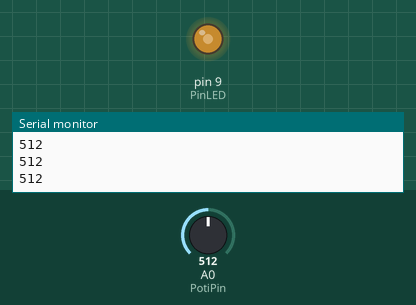
The sketch below on a simulated Arduino Uno, built with avr-gcc and run on an emulated ATmega328P. On the bench: output pins drawn as LEDs (lit = HIGH), the last lines printed to the serial monitor. The test bench sets the inputs (shaded band); at power-on: A0 (PotiPin) = 512.

Above: at 1.2 s.
1.3 s: A0 (PotiPin) set to 716
At 2.5 s:
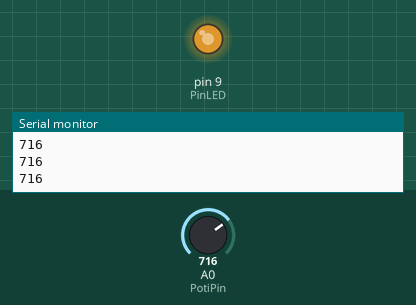
2.8 s: A0 (PotiPin) set to 900
At 4.0 s:
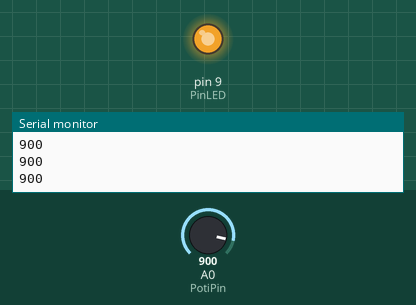
4.3 s: A0 (PotiPin) set to 122
At 5.3 s:
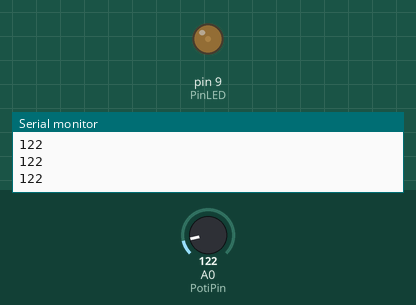
5.8 s: A0 (PotiPin) set to 0
At 6.6 s:
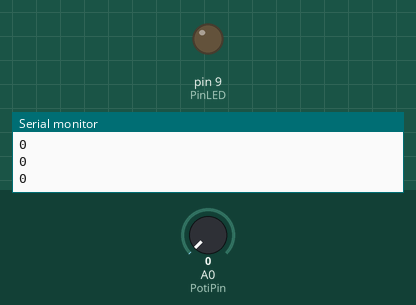
Timing chart, 0 to 8.3 s (numbered marks = the images above; inputs shaded):
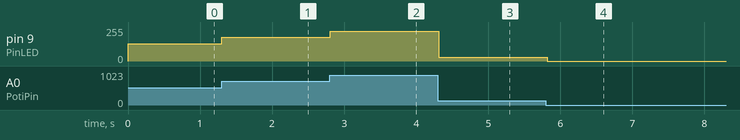

Measured:
- after the input at 1.3 s, pin 9 (PinLED): 128/255 → 179/255 at once
- after the input at 2.8 s, pin 9 (PinLED): 179/255 → 225/255 at once
- after the input at 4.3 s, pin 9 (PinLED): 225/255 → 30/255 at once
- after the input at 5.8 s, pin 9 (PinLED): 30/255 → 0/255 at once

The sketch:

sketch_may05a.ino
```cpp
int PotiPin = A0;

int PinLED = 9;

int PotiWert;
     // den wollen wir einlesen


void setup(){
  Serial.begin(19200);
    // Datenübertragungsrate pro sec. (baut Zahlen)
  Serial.print("Setup Ende");
    //in Anführungszeichen ist Text der vom Computer in Askiwerte umwandelt und verschickt anstatt die Worte als Aufforderung zu verstehen
  pinMode (PotiPin, INPUT);
  pinMode(PinLED, OUTPUT);
}


void loop(){
  PotiWert = analogRead(PotiPin);
    //einlesen des Potis (analogRead(PotiPin)) wird gespeichert in PotiWert (= ist ein zuweisen)
  Serial.println(PotiWert);
    //Ausgeben der Variablen auf dem seriellen Port
    //Serial.print schreibt alles in eine Zeile
    //Serial.println macht Zeilenumbrüche nach jedem Wert
  analogWrite(PinLED, PotiWert / 4);
    //führt die Pulsweitenmodulation auf der LED aus über den Bereich des PotiWerts/4
  delay(100);
    //10 mal pro sec

}
```
